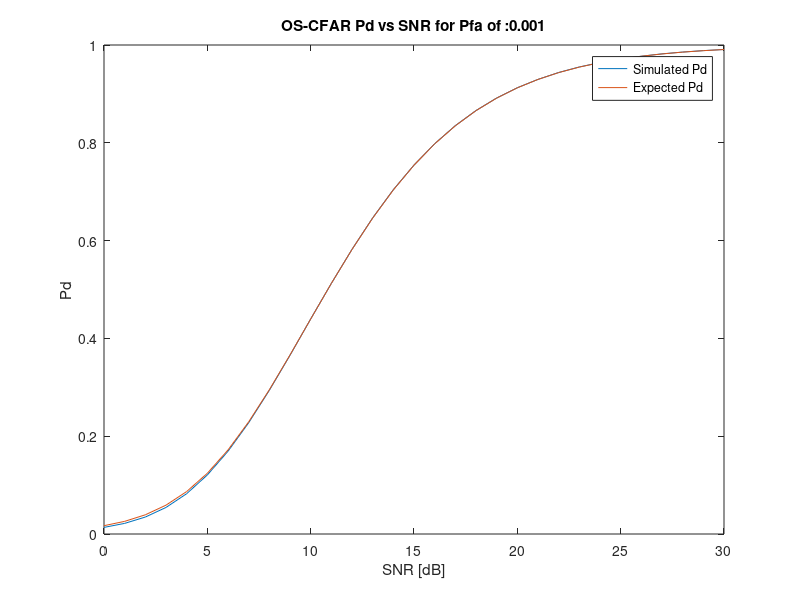

This figure's MATLAB source:
clear all;
close all;

Pfa = 1e-3;
Iterations = 1e6;
N = 24;
SNR_dB_vector = 0:1:30;
index = 3*N/4; % kth value

alpha_values = 1:1:100;
Pfa_values = factorial(N)*factorial(alpha_values+N-index)./(factorial(N-index)*factorial(alpha_values+N));
[val,ind] =  min(abs(Pfa_values - ones(1,length(alpha_values))*Pfa));
alpha_os = alpha_values(ind);

Reference_cells = zeros(N,Iterations); 

for i = 1:N
    I = randn(1,Iterations);        % Noise matrix
    Q = randn(1,Iterations);
    Reference_cells(i,:) = (I+j.*Q)*(1/sqrt(2));      
end


%Reference_cells = randn(N,Iterations)./sqrt(2);
Reference_cells_square_law = abs(Reference_cells).^2;
sorted_ref = sort(Reference_cells_square_law,1);
x_k = sorted_ref(index,:);
T_oscfar = x_k .* alpha_os;

Pd_cacfar = [];
I_test = randn(1,Iterations);
Q_test = randn(1,Iterations);
Data_noise = (I_test + j*Q_test)./sqrt(2);
Data_noise_square_detector = abs(Data_noise).^2;
Pd_calculated = [];


I_t = randn(1,Iterations);
Q_t = randn(1,Iterations);

Number_false_alarms = length(find(Data_noise_square_detector>T_oscfar));
Pfa_simulated_cacfar = Number_false_alarms/Iterations;

for SNR_dB = SNR_dB_vector
    
    SNR_linear = 10^(SNR_dB/10);
    %Calculating Pd
    Target_voltage = sqrt(SNR_linear);
    Target_signal = Target_voltage*(I_t + j*Q_t)./sqrt(2);
    Total = Reference_cells(10,:) + Target_signal;
    Total_signal_square_detector = abs(Total).^2;
    Number_detections = length(find(Total_signal_square_detector>T_oscfar));
    P_detection = Number_detections/Iterations;
    
    Pd_cacfar = [Pd_cacfar;P_detection];
    
    sum1 = 1;
    for i = 0:1:(index-1)
        sum1 = sum1 *(N-i)/(N-i+(alpha_os/(1+SNR_linear))); % Pd equation
    end
    Pd_calculated = [Pd_calculated, sum1];
                                 
end
plot(SNR_dB_vector,Pd_cacfar);
hold on;
plot(SNR_dB_vector,Pd_calculated);
xlabel('SNR [dB]');
ylabel('Pd');
title(strcat('OS-CFAR Pd vs SNR for Pfa of : ',num2str(Pfa)));
legend('Simulated Pd','Expected Pd')
